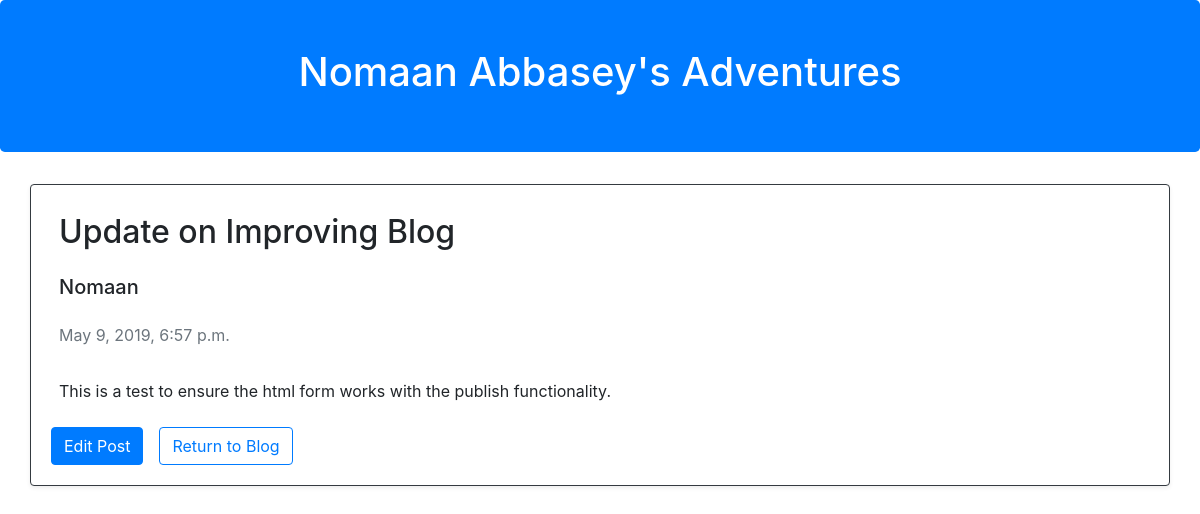
The app's page /blog/8/, older data.
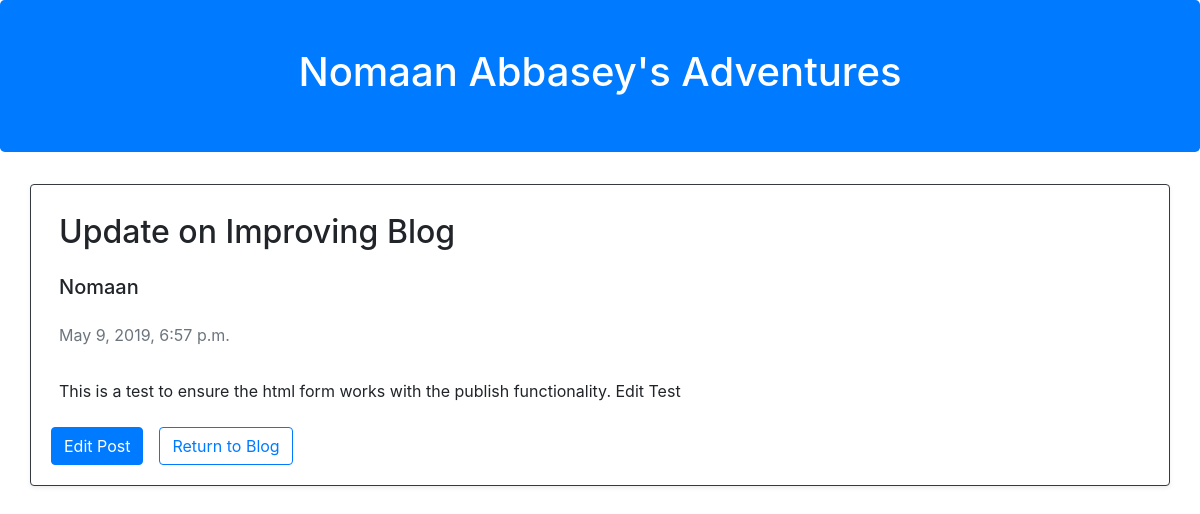
The same page, newer data.
### blog/models.py (models this page shows, shortened)
class Post(models.Model):
    author = models.ForeignKey(Author, on_delete=models.CASCADE)
    title = models.CharField(max_length=100)
    description = models.CharField(max_length=1600)
    pub_date = models.DateTimeField('Date Published')

class Author(models.Model):
    name = models.CharField(max_length=200)
    bio = models.CharField(max_length=400)
    def __str__(self):
        return self.name

### blog/views.py (the view)
# urls.py: path('<int:post_id>/', views.detail, name='detail'),
def detail(request, post_id):
    post = get_object_or_404(Post, pk=post_id)
    return render(request, 'blog/detail.html', {'post': post})

### templates/blog/detail.html (shortened to what this page needs)
{% load static from staticfiles %}
<!DOCTYPE html>
<html lang="en">
<head>
        <link rel="stylesheet" href="https://stackpath.bootstrapcdn.com/bootstrap/4.3.1/css/bootstrap.min.css">
</head>
<body >
<div class="jumbotron text-white bg-primary p-md-5" >
    <h1 class="text-center">Nomaan Abbasey's Adventures</h1>
</div>
<div class="container card mb-4 shadow-sm card-body border-dark">
<h2 class="p-2">{{ post.title }}</h2>
<h5 class="p-2" >{{ post.author }}</h5>
<p class="p-2 text-muted">{{ post.pub_date }}</p>
<p class="p-2">
    {{ post.description }}
</p>
              <div class="d-flex flex-row">
                 <a href="{% url 'blog:edit' post.id%}" class="btn btn-primary mr-3">Edit Post</a>
<a href="{% url 'blog:index' %}" class="btn btn default btn-outline-primary mr-3">Return to Blog</a>
              </div>
</div>
</body>
</html>

Row changes from the older to the newer data that the page shows:
changed Post "Update on Improving Blog": description "This is a test to ensure the html form works with the publish functionality." → "This is a test to ensure the html form works with the publish functionality. Edit Test"
